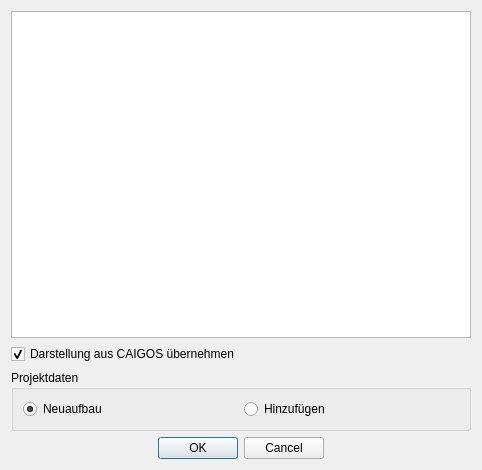
<?xml version="1.0" encoding="UTF-8"?>
<ui version="4.0">
 <class>cgImportDialogBase</class>
 <widget class="QDialog" name="cgImportDialogBase">
  <property name="geometry">
   <rect>
    <x>0</x>
    <y>0</y>
    <width>482</width>
    <height>470</height>
   </rect>
  </property>
  <property name="windowTitle">
   <string>CAIGOS Importer</string>
  </property>
  <layout class="QGridLayout" name="gridLayout">
   <item row="0" column="0">
    <layout class="QVBoxLayout" name="Baum">
     <item>
      <widget class="QTreeWidget" name="twCaigosLayer">
       <property name="sizePolicy">
        <sizepolicy hsizetype="Expanding" vsizetype="Expanding">
         <horstretch>0</horstretch>
         <verstretch>0</verstretch>
        </sizepolicy>
       </property>
       <property name="minimumSize">
        <size>
         <width>200</width>
         <height>200</height>
        </size>
       </property>
       <attribute name="headerVisible">
        <bool>false</bool>
       </attribute>
       <column>
        <property name="text">
         <string notr="true">1</string>
        </property>
       </column>
      </widget>
     </item>
    </layout>
   </item>
   <item row="1" column="0">
    <layout class="QVBoxLayout" name="Optionen">
     <item>
      <layout class="QGridLayout" name="gridLayout">
       <item row="0" column="0">
        <widget class="QCheckBox" name="chkDar">
         <property name="sizePolicy">
          <sizepolicy hsizetype="Preferred" vsizetype="Fixed">
           <horstretch>0</horstretch>
           <verstretch>0</verstretch>
          </sizepolicy>
         </property>
         <property name="layoutDirection">
          <enum>Qt::LeftToRight</enum>
         </property>
         <property name="text">
          <string>Darstellung aus CAIGOS übernehmen</string>
         </property>
         <property name="checked">
          <bool>true</bool>
         </property>
        </widget>
       </item>
      </layout>
     </item>
     <item>
      <layout class="QGridLayout" name="gridLayout_2">
       <item row="0" column="0">
        <widget class="QGroupBox" name="grpBoxProjDat">
         <property name="title">
          <string>Projektdaten</string>
         </property>
         <layout class="QHBoxLayout" name="horizontalLayout">
          <item>
           <widget class="QRadioButton" name="rBNeu">
            <property name="text">
             <string>Neuaufbau</string>
            </property>
            <property name="checked">
             <bool>true</bool>
            </property>
           </widget>
          </item>
          <item>
           <widget class="QRadioButton" name="rBHinz">
            <property name="text">
             <string>Hinzufügen</string>
            </property>
           </widget>
          </item>
         </layout>
        </widget>
       </item>
      </layout>
     </item>
    </layout>
   </item>
   <item row="2" column="0">
    <layout class="QVBoxLayout" name="Buttons">
     <item>
      <widget class="QDialogButtonBox" name="button_box">
       <property name="sizePolicy">
        <sizepolicy hsizetype="Expanding" vsizetype="Fixed">
         <horstretch>0</horstretch>
         <verstretch>0</verstretch>
        </sizepolicy>
       </property>
       <property name="minimumSize">
        <size>
         <width>0</width>
         <height>0</height>
        </size>
       </property>
       <property name="orientation">
        <enum>Qt::Horizontal</enum>
       </property>
       <property name="standardButtons">
        <set>QDialogButtonBox::Cancel|QDialogButtonBox::Ok</set>
       </property>
       <property name="centerButtons">
        <bool>true</bool>
       </property>
      </widget>
     </item>
    </layout>
   </item>
  </layout>
 </widget>
 <resources/>
 <connections>
  <connection>
   <sender>button_box</sender>
   <signal>rejected()</signal>
   <receiver>cgImportDialogBase</receiver>
   <slot>reject()</slot>
   <hints>
    <hint type="sourcelabel">
     <x>20</x>
     <y>20</y>
    </hint>
    <hint type="destinationlabel">
     <x>20</x>
     <y>20</y>
    </hint>
   </hints>
  </connection>
  <connection>
   <sender>button_box</sender>
   <signal>accepted()</signal>
   <receiver>cgImportDialogBase</receiver>
   <slot>accept()</slot>
   <hints>
    <hint type="sourcelabel">
     <x>20</x>
     <y>20</y>
    </hint>
    <hint type="destinationlabel">
     <x>20</x>
     <y>20</y>
    </hint>
   </hints>
  </connection>
 </connections>
</ui>
